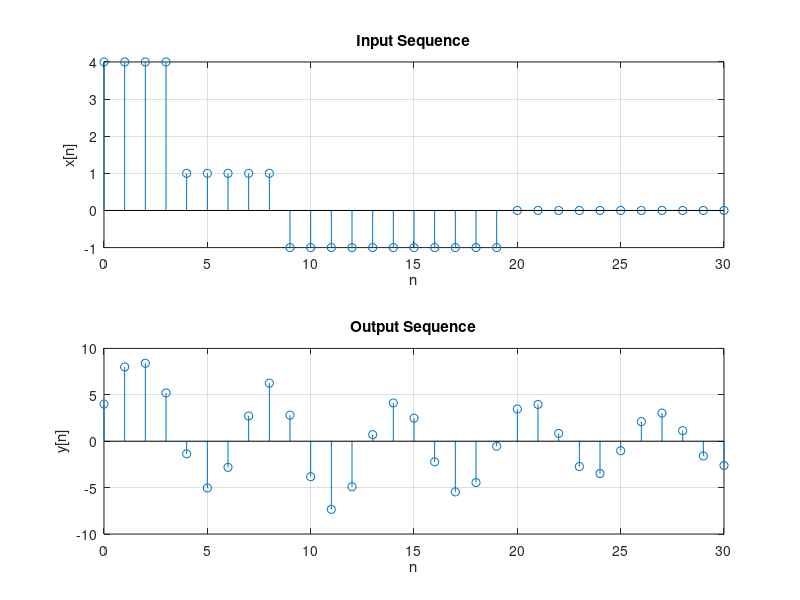

The MATLAB script that drew this image:
% ECE 4750 
% Practice on finding the output of an LTI system for an arbitraty input sequence and system's difference equation using 'filter' command.
% This code is written by Dr. Shekaramiz from UVU.
% Ver1: 2/13/2021
clc, clear; close all
% --------------------------------------------
% Example.
% The differnce equation of the LTI system is given as:
% y[n]=y[n-1]-0.9y[n-2]+x[n]

% The first step is rewiting the equation as follows.
% y[n]-y[n-1]+0.9y[n-2]=x[n]
b= 1; % Coefficients of the input
a = [ 1 -1  0.9]; %  Coefficients of the output
% define the input of unit step function and its range of interest for 'n'.
n = 0:30;
% x[n] = 4u[n]-3u[n-5]-2u[n-10]+u[n-20]
x = [4*ones(1,4),ones(1,5),-1*ones(1,11),zeros(1,11)];
% Output
y = filter(b,a,x);
figure; subplot(211); stem(n,x); ylabel('x[n]'); xlabel('n'); grid; title('Input Sequence');
subplot(212); stem(0:length(y)-1,y); ylabel('y[n]'); xlabel('n'); grid; title('Output Sequence');
xlabel('n'); ylabel('y[n]');